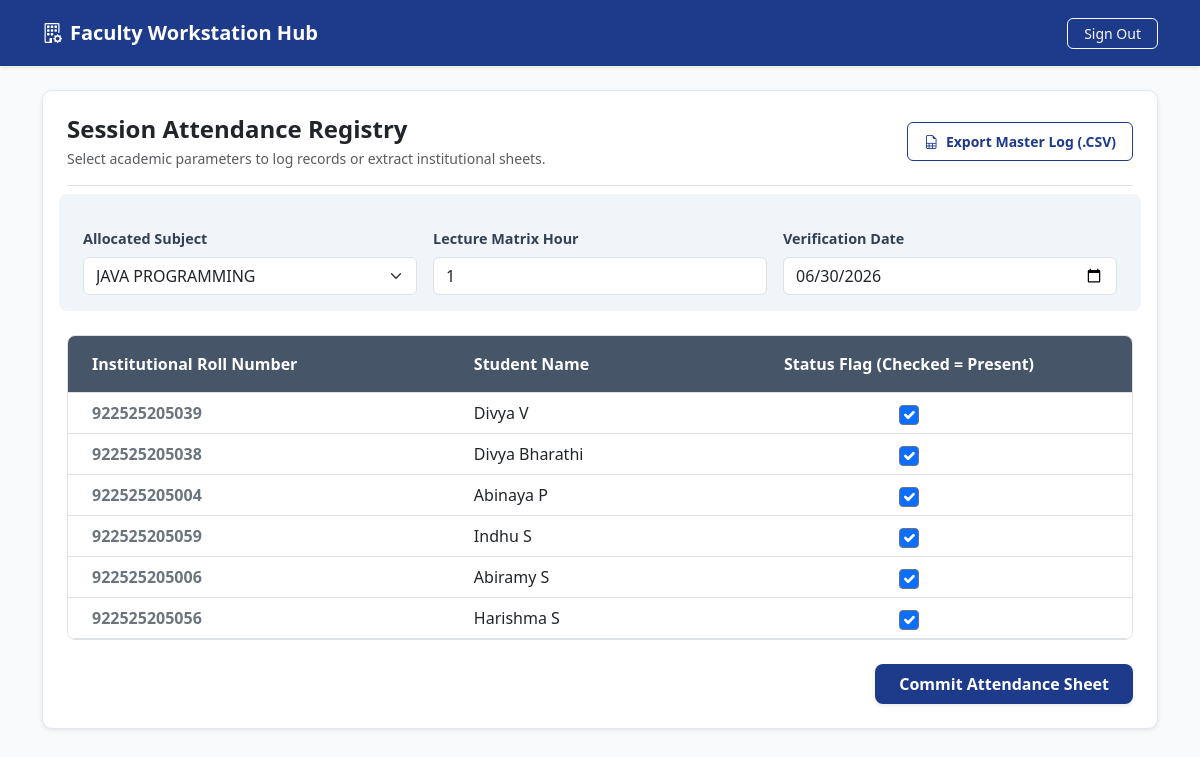
Page /faculty/dashboard/ (signed in) on the committed database.
### attendence_app/models.py (models this page shows, shortened)
class StudentDetail(models.Model):
    user_profile = models.OneToOneField(UserProfile, on_delete=models.CASCADE)
    roll_number = models.CharField(max_length=50, unique=True)
    semester = models.IntegerField()

class UserProfile(models.Model):
    ROLE_CHOICES = [
        ('admin', 'Admin/HOD'),
        ('faculty', 'Faculty Member'),
        ('student', 'Student'),
    ]
    user = models.OneToOneField(User, on_delete=models.CASCADE)
    role = models.CharField(max_length=20, choices=ROLE_CHOICES)
    department = models.CharField(max_length=100)

### attendence_app/views.py (the view)
# urls.py: path('faculty/dashboard/', views.faculty_dashboard, name='faculty_dashboard'),
@login_required
def faculty_dashboard(request):
    profile = UserProfile.objects.get(user=request.user)
    if profile.role != 'faculty':
        return redirect('login')
    subjects = SubjectDetail.objects.filter(faculty=request.user)
    students = StudentDetail.objects.all()
    return render(request, 'faculty_dashboard.html', {
        'subjects': subjects,
        'students': students,
        'today_date': date.today().strftime('%Y-%m-%d')
    })

### attendence_app/templates/faculty_dashboard.html (shortened to what this page needs)
<!DOCTYPE html>
<html lang="en">
<head>
    <link href="https://cdn.jsdelivr.net/npm/bootstrap@5.3.0/dist/css/bootstrap.min.css" rel="stylesheet">
    <link rel="stylesheet" href="https://cdn.jsdelivr.net/npm/bootstrap-icons@1.11.1/font/bootstrap-icons.css">
</head>
<body>
    <nav class="navbar navbar-dark navbar-custom shadow-sm mb-4 py-3">
        <div class="container">
            <span class="navbar-brand mb-0 h1 fw-bold tracking-tight"><i class="bi bi-building-gear me-2"></i>Faculty Workstation Hub</span>
            <a href="{% url 'logout' %}" class="btn btn-outline-light btn-sm px-3 rounded-2">Sign Out</a>
        </div>
    </nav>
    <div class="container mb-5">
        <div class="card card-custom shadow-sm p-4">
            <div class="d-flex flex-column flex-sm-row justify-content-between align-items-sm-center border-bottom pb-3 mb-4">
                <div>
                    <h4 class="fw-bold text-dark mb-1">Session Attendance Registry</h4>
                    <p class="text-muted small mb-0">Select academic parameters to log records or extract institutional sheets.</p>
                </div>
                <a href="{% url 'export_csv' %}" class="btn btn-download btn-sm fw-semibold px-3 py-2 mt-2 mt-sm-0 rounded-2">
                    <i class="bi bi-file-earmark-spreadsheet me-1"></i> Export Master Log (.CSV)
                </a>
            </div>
            <form method="POST" action="{% url 'mark_attendence' %}">
                <div class="row g-3 mb-4 p-3 rounded-3" style="background-color: #f1f5f9;">
                    <div class="col-md-4">
                        <label class="form-label form-label-custom">Allocated Subject</label>
                        <select name="subject_id" class="form-select border-slate-300" required>
                            {% for subj in subjects %}
                                <option value="{{ subj.id }}">{{ subj.subject_name }}</option>
                            {% endfor %}
                        </select>
                    </div>
                    <div class="col-md-4">
                        <label class="form-label form-label-custom">Lecture Matrix Hour</label>
                        <input type="number" name="hour" class="form-control" min="1" max="8" value="1" required>
                    </div>
                    <div class="col-md-4">
                        <label class="form-label form-label-custom">Verification Date</label>
                        <input type="date" name="date" class="form-control" value="{{ today_date }}" required>
                    </div>
                </div>
                <div class="table-responsive border rounded-3 mb-4">
                    <table class="table table-hover align-middle mb-0">
                        <thead>
                            <tr>
                                <th class="table-header py-3 ps-4">Institutional Roll Number</th>
                                <th class="table-header py-3">Student Name</th>
                                <th class="table-header py-3 text-center">Status Flag (Checked = Present)</th>
                            </tr>
                        </thead>
                        <tbody>
                            {% for student in students %}
                            <tr>
                                <td class="fw-semibold text-secondary ps-4">{{ student.roll_number }}</td>
                                <td class="text-dark">{{ student.user_profile.user.get_full_name }}</td>
                                <td class="text-center">
                                    <input type="checkbox" name="student_present" value="{{ student.id }}" class="form-check-input border-secondary" style="width: 1.2rem; height: 1.2rem;" checked>
                                </td>
                            </tr>
                            {% endfor %}
                        </tbody>
                    </table>
                </div>
                <div class="clearfix">
                    <button type="submit" class="btn btn-primary px-4 py-2 float-end fw-semibold rounded-3 shadow-sm" style="background-color: #1e3a8a; border: none;">
                        Commit Attendance Sheet
                    </button>
                </div>
            </form>
        </div>
    </div>
</body>
</html>

### attendence_app/templates/faculty_dashboard.html (style rules this page uses)
body { background-color: #f8fafc; font-family: 'Segoe UI', system-ui, sans-serif; }
.navbar-custom { background-color: #1e3a8a; }
.card-custom { border: 1px solid #e2e8f0; border-radius: 10px; background-color: white; }
.table-header { background-color: #475569 !important; color: white !important; }
.form-label-custom { font-weight: 600; color: #334155; font-size: 0.9rem; }
.btn-download { border-color: #1e3a8a; color: #1e3a8a; }

### rows in the picture
StudentDetail: roll_number "922525205039", user_profile.user.get_full_name "Divya V"
StudentDetail: roll_number "922525205038", user_profile.user.get_full_name "Divya Bharathi"
StudentDetail: roll_number "922525205004", user_profile.user.get_full_name "Abinaya P"
StudentDetail: roll_number "922525205059", user_profile.user.get_full_name "Indhu S"
StudentDetail: roll_number "922525205006", user_profile.user.get_full_name "Abiramy S"
StudentDetail: roll_number "922525205056", user_profile.user.get_full_name "Harishma S"

### other values in the picture
form field subject_id "JAVA PROGRAMMING"
